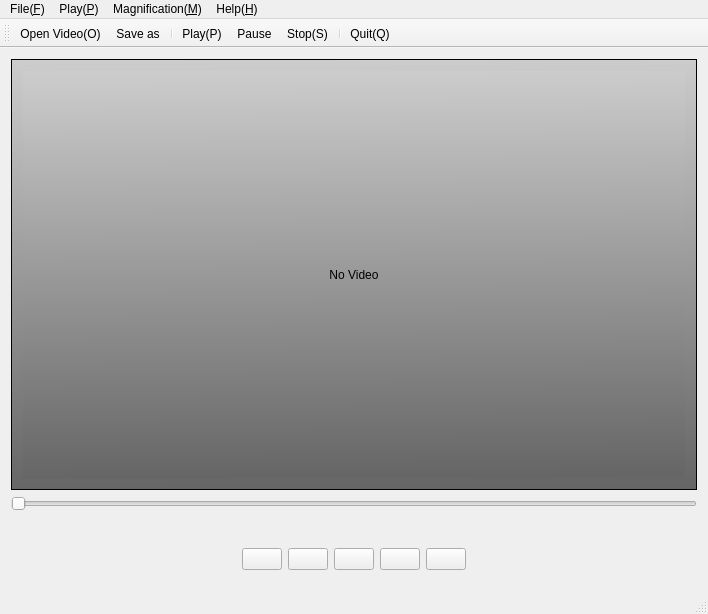
<?xml version="1.0" encoding="UTF-8"?>
<ui version="4.0">
 <class>MainWindow</class>
 <widget class="QMainWindow" name="MainWindow">
  <property name="geometry">
   <rect>
    <x>0</x>
    <y>0</y>
    <width>708</width>
    <height>614</height>
   </rect>
  </property>
  <property name="windowTitle">
   <string>VideoPlayer</string>
  </property>
  <widget class="QWidget" name="centralWidget">
   <property name="sizePolicy">
    <sizepolicy hsizetype="Preferred" vsizetype="Preferred">
     <horstretch>0</horstretch>
     <verstretch>0</verstretch>
    </sizepolicy>
   </property>
   <layout class="QGridLayout" name="gridLayout">
    <item row="0" column="0">
     <widget class="QScrollArea" name="scrollArea">
      <property name="styleSheet">
       <string notr="true">background-color: qlineargradient(spread:pad, x1:0.489, y1:0, x2:0.5, y2:0.994318, stop:0 rgba(204, 204, 204, 255), stop:1 rgba(102, 102, 102, 255));</string>
      </property>
      <property name="widgetResizable">
       <bool>true</bool>
      </property>
      <widget class="QWidget" name="scrollAreaWidgetContents">
       <property name="geometry">
        <rect>
         <x>0</x>
         <y>0</y>
         <width>688</width>
         <height>427</height>
        </rect>
       </property>
       <layout class="QGridLayout" name="gridLayout_2">
        <item row="0" column="0">
         <widget class="QLabel" name="videoLabel">
          <property name="text">
           <string>No Video</string>
          </property>
          <property name="alignment">
           <set>Qt::AlignCenter</set>
          </property>
         </widget>
        </item>
       </layout>
      </widget>
     </widget>
    </item>
    <item row="4" column="0">
     <widget class="QWidget" name="widget" native="true">
      <layout class="QHBoxLayout" name="horizontalLayout">
       <item>
        <spacer name="horizontalSpacer">
         <property name="orientation">
          <enum>Qt::Horizontal</enum>
         </property>
         <property name="sizeHint" stdset="0">
          <size>
           <width>40</width>
           <height>20</height>
          </size>
         </property>
        </spacer>
       </item>
       <item>
        <widget class="QPushButton" name="btnLast">
         <property name="text">
          <string/>
         </property>
         <property name="icon">
          <iconset resource="myResources.qrc">
           <normaloff>:/myImages/actions/media-seek-backward.png</normaloff>:/myImages/actions/media-seek-backward.png</iconset>
         </property>
        </widget>
       </item>
       <item>
        <widget class="QPushButton" name="btnPlay">
         <property name="text">
          <string/>
         </property>
         <property name="icon">
          <iconset resource="myResources.qrc">
           <normaloff>:/myImages/actions/gtk-media-play-ltr.png</normaloff>:/myImages/actions/gtk-media-play-ltr.png</iconset>
         </property>
        </widget>
       </item>
       <item>
        <widget class="QPushButton" name="btnPause">
         <property name="text">
          <string/>
         </property>
         <property name="icon">
          <iconset resource="myResources.qrc">
           <normaloff>:/myImages/actions/gtk-media-pause.png</normaloff>:/myImages/actions/gtk-media-pause.png</iconset>
         </property>
        </widget>
       </item>
       <item>
        <widget class="QPushButton" name="btnStop">
         <property name="text">
          <string/>
         </property>
         <property name="icon">
          <iconset resource="myResources.qrc">
           <normaloff>:/myImages/actions/gtk-media-stop.png</normaloff>:/myImages/actions/gtk-media-stop.png</iconset>
         </property>
        </widget>
       </item>
       <item>
        <widget class="QPushButton" name="btnNext">
         <property name="text">
          <string/>
         </property>
         <property name="icon">
          <iconset resource="myResources.qrc">
           <normaloff>:/myImages/actions/gtk-media-forward-ltr.png</normaloff>:/myImages/actions/gtk-media-forward-ltr.png</iconset>
         </property>
        </widget>
       </item>
       <item>
        <spacer name="horizontalSpacer_2">
         <property name="orientation">
          <enum>Qt::Horizontal</enum>
         </property>
         <property name="sizeHint" stdset="0">
          <size>
           <width>40</width>
           <height>20</height>
          </size>
         </property>
        </spacer>
       </item>
      </layout>
     </widget>
    </item>
    <item row="2" column="0">
     <widget class="QSlider" name="progressSlider">
      <property name="orientation">
       <enum>Qt::Horizontal</enum>
      </property>
     </widget>
    </item>
    <item row="3" column="0">
     <widget class="QLabel" name="timeLabel">
      <property name="text">
       <string/>
      </property>
      <property name="alignment">
       <set>Qt::AlignRight|Qt::AlignTrailing|Qt::AlignVCenter</set>
      </property>
     </widget>
    </item>
   </layout>
  </widget>
  <widget class="QMenuBar" name="menuBar">
   <property name="geometry">
    <rect>
     <x>0</x>
     <y>0</y>
     <width>708</width>
     <height>17</height>
    </rect>
   </property>
   <widget class="QMenu" name="menu_File">
    <property name="title">
     <string>File(&amp;F)</string>
    </property>
    <addaction name="actionOpen"/>
    <addaction name="actionClose"/>
    <addaction name="separator"/>
    <addaction name="actionSave_as"/>
    <addaction name="separator"/>
    <addaction name="actionClean_Temp_Files"/>
    <addaction name="separator"/>
    <addaction name="actionQuit"/>
   </widget>
   <widget class="QMenu" name="menuProcessor">
    <property name="title">
     <string>Magnification(&amp;M)</string>
    </property>
    <addaction name="motion"/>
    <addaction name="color"/>
   </widget>
   <widget class="QMenu" name="menuHelp">
    <property name="title">
     <string>Help(&amp;H)</string>
    </property>
    <addaction name="actionAbout"/>
    <addaction name="actionAbout_Qt"/>
   </widget>
   <widget class="QMenu" name="menuPlay">
    <property name="title">
     <string>Play(&amp;P)</string>
    </property>
    <addaction name="actionPlay"/>
    <addaction name="actionPause"/>
    <addaction name="actionStop_S"/>
    <addaction name="actionLast_Frame_L"/>
    <addaction name="actionNext_Frame_N"/>
   </widget>
   <addaction name="menu_File"/>
   <addaction name="menuPlay"/>
   <addaction name="menuProcessor"/>
   <addaction name="menuHelp"/>
  </widget>
  <widget class="QToolBar" name="mainToolBar">
   <attribute name="toolBarArea">
    <enum>TopToolBarArea</enum>
   </attribute>
   <attribute name="toolBarBreak">
    <bool>false</bool>
   </attribute>
   <addaction name="actionOpen"/>
   <addaction name="actionSave_as"/>
   <addaction name="separator"/>
   <addaction name="actionPlay"/>
   <addaction name="actionPause"/>
   <addaction name="actionStop_S"/>
   <addaction name="separator"/>
   <addaction name="actionQuit"/>
  </widget>
  <widget class="QStatusBar" name="statusBar"/>
  <action name="actionOpen">
   <property name="icon">
    <iconset resource="myResources.qrc">
     <normaloff>:/myImages/actions/document-open.png</normaloff>:/myImages/actions/document-open.png</iconset>
   </property>
   <property name="text">
    <string>Open Video(&amp;O)</string>
   </property>
   <property name="shortcut">
    <string>Ctrl+O</string>
   </property>
  </action>
  <action name="actionClose">
   <property name="icon">
    <iconset resource="myResources.qrc">
     <normaloff>:/myImages/actions/gtk-close.png</normaloff>:/myImages/actions/gtk-close.png</iconset>
   </property>
   <property name="text">
    <string>Close Video(&amp;C)</string>
   </property>
   <property name="shortcut">
    <string>Ctrl+W</string>
   </property>
  </action>
  <action name="actionQuit">
   <property name="icon">
    <iconset resource="myResources.qrc">
     <normaloff>:/myImages/actions/gtk-quit.png</normaloff>:/myImages/actions/gtk-quit.png</iconset>
   </property>
   <property name="text">
    <string>Quit(&amp;Q)</string>
   </property>
   <property name="shortcut">
    <string>Ctrl+Q</string>
   </property>
  </action>
  <action name="actionSave_as">
   <property name="icon">
    <iconset resource="myResources.qrc">
     <normaloff>:/myImages/actions/document-save-as.png</normaloff>:/myImages/actions/document-save-as.png</iconset>
   </property>
   <property name="text">
    <string>Save as</string>
   </property>
   <property name="shortcut">
    <string>Ctrl+Shift+S</string>
   </property>
  </action>
  <action name="actionAbout">
   <property name="icon">
    <iconset resource="myResources.qrc">
     <normaloff>:/myImages/actions/gtk-about.png</normaloff>:/myImages/actions/gtk-about.png</iconset>
   </property>
   <property name="text">
    <string>About(&amp;A)</string>
   </property>
   <property name="shortcut">
    <string>F1</string>
   </property>
  </action>
  <action name="actionAbout_Qt">
   <property name="icon">
    <iconset resource="myResources.qrc">
     <normaloff>:/myImages/actions/gtk-help.png</normaloff>:/myImages/actions/gtk-help.png</iconset>
   </property>
   <property name="text">
    <string>About &amp;Qt</string>
   </property>
  </action>
  <action name="actionPlay">
   <property name="icon">
    <iconset resource="myResources.qrc">
     <normaloff>:/myImages/actions/gtk-media-play-ltr.png</normaloff>:/myImages/actions/gtk-media-play-ltr.png</iconset>
   </property>
   <property name="text">
    <string>Play(&amp;P)</string>
   </property>
   <property name="shortcut">
    <string>Ctrl+Shift+P</string>
   </property>
  </action>
  <action name="actionStop_S">
   <property name="icon">
    <iconset resource="myResources.qrc">
     <normaloff>:/myImages/actions/gtk-media-stop.png</normaloff>:/myImages/actions/gtk-media-stop.png</iconset>
   </property>
   <property name="text">
    <string>Stop(&amp;S)</string>
   </property>
   <property name="shortcut">
    <string>Ctrl+Shift+T</string>
   </property>
  </action>
  <action name="actionLast_Frame_L">
   <property name="icon">
    <iconset resource="myResources.qrc">
     <normaloff>:/myImages/actions/media-seek-backward.png</normaloff>:/myImages/actions/media-seek-backward.png</iconset>
   </property>
   <property name="text">
    <string>Last Frame(&amp;L)</string>
   </property>
   <property name="shortcut">
    <string>Ctrl+Shift+L</string>
   </property>
  </action>
  <action name="actionNext_Frame_N">
   <property name="icon">
    <iconset resource="myResources.qrc">
     <normaloff>:/myImages/actions/media-seek-forward.png</normaloff>:/myImages/actions/media-seek-forward.png</iconset>
   </property>
   <property name="text">
    <string>Next Frame(&amp;N)</string>
   </property>
   <property name="shortcut">
    <string>Ctrl+Shift+N</string>
   </property>
  </action>
  <action name="actionPause">
   <property name="icon">
    <iconset resource="myResources.qrc">
     <normaloff>:/myImages/actions/gtk-media-pause.png</normaloff>:/myImages/actions/gtk-media-pause.png</iconset>
   </property>
   <property name="text">
    <string>Pause</string>
   </property>
  </action>
  <action name="action_Morpho">
   <property name="text">
    <string>&amp;Morphology Transform</string>
   </property>
  </action>
  <action name="actionClean_Temp_Files">
   <property name="icon">
    <iconset resource="myResources.qrc">
     <normaloff>:/myImages/actions/edit-clear.png</normaloff>:/myImages/actions/edit-clear.png</iconset>
   </property>
   <property name="text">
    <string>Clean Temp Files</string>
   </property>
  </action>
  <action name="motion">
   <property name="text">
    <string>&amp;Motion</string>
   </property>
   <property name="visible">
    <bool>true</bool>
   </property>
  </action>
  <action name="color">
   <property name="enabled">
    <bool>true</bool>
   </property>
   <property name="text">
    <string>&amp;Color</string>
   </property>
   <property name="visible">
    <bool>true</bool>
   </property>
  </action>
 </widget>
 <layoutdefault spacing="6" margin="11"/>
 <resources>
  <include location="myResources.qrc"/>
 </resources>
 <connections/>
</ui>
